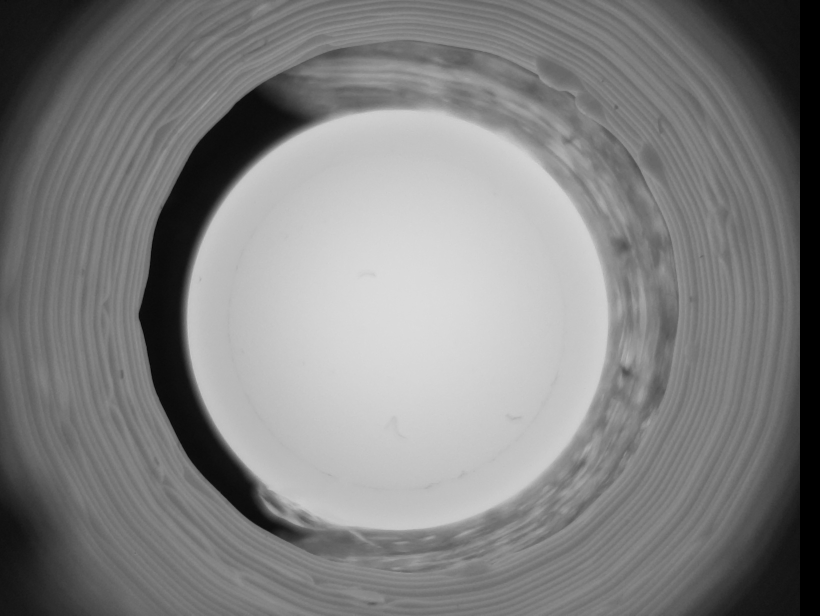
#> input picture camera_adjusting/pellet.jpg, 1640 x 1232 px (shown at 1/2 size)
$ python threshold.py
#> lines starting #> are read from the running program, lines starting #| are printed output that depends on the picture; after the words box and inside, x2 and y2 are one past the last pixel; in counts of white or black regions, pixels touching at a corner belong together
#> further down, original_image is the input picture: shape (1232, 1640); min 0, max 221, mean 128.4
import cv2
import numpy as np
import matplotlib.pyplot as plt
from scipy.stats import norm
import time
from PIL import Image
import io

resolution = (1640, 1232)

pellet_center_mask = np.zeros((resolution[1], resolution[0]), dtype="uint8")
# Initial values for trackbars
initial_x, initial_y, initial_diameter = 775, 700, 400
initial_dev_up, initial_dev_down = 23, 23
threshold_value = 1.5
debug = 1
buf = io.BytesIO()
def nothing(val):
    pass

def update_mask():
    global Csys, Dia, pellet_center_mask
    # Update circle parameters
    Csys = (cv2.getTrackbarPos("Circle_X", "Trackbars"),
            cv2.getTrackbarPos("Circle_Y", "Trackbars"))
    Dia = cv2.getTrackbarPos("Circle_Diameter", "Trackbars")

    # Create a black canvas the size of the camera feed
    pellet_center_mask = np.zeros((resolution[1], resolution[0]), dtype="uint8")

    # Draw a circle based on the trackbar values
    cv2.circle(pellet_center_mask, Csys, Dia, 255, -1)
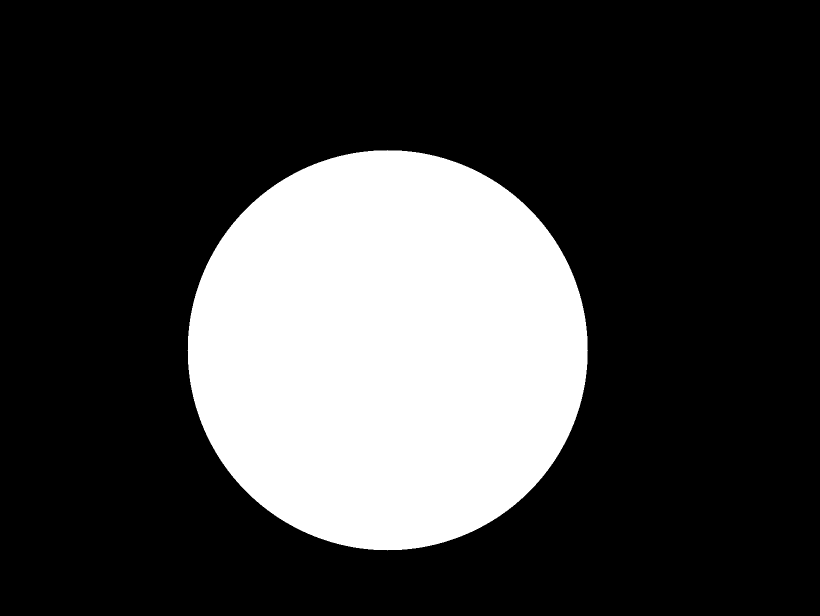
#> pellet_center_mask: shape (1232, 1640) (shown at 1/2 size); 24.9% white; 1 white region, box (x1, y1, x2, y2) and area: (375, 300, 1176, 1101) 502625

def histogram_and_threshold(image, mask):
    global buf
    # Apply the mask to the image
    masked_image = np.ma.array(image, mask=~mask)
    # Convert the masked image to a regular NumPy array for visualization
    masked_image_display = masked_image.filled(fill_value=0).astype(np.uint8)
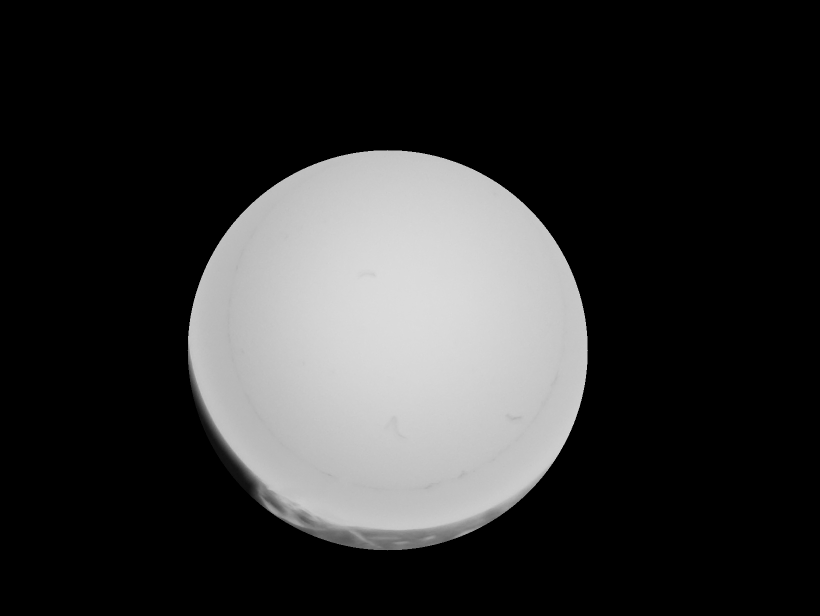
#> masked_image_display: shape (1232, 1640) (shown at 1/2 size); min 0, max 221, mean 48.9
    # Calculate the mean and standard deviation
    mean_value = np.mean(masked_image.compressed())
#> mean_value = 196.5
    std_dev_value = np.std(masked_image.compressed())
#> std_dev_value = 24.43

    std_dev_multiplier_upper = cv2.getTrackbarPos("Threshold_upper", "Trackbars")
    std_dev_multiplier_lower = cv2.getTrackbarPos("Threshold_lower", "Trackbars")

    # Calculate the threshold range
    lower_threshold = mean_value - std_dev_multiplier_lower
#> lower_threshold = 173.5
    upper_threshold = mean_value + std_dev_multiplier_upper
#> upper_threshold = 219.5

        # Your existing code for creating the plot
    plt.clf()

    # Plot the histogram
    plt.hist(masked_image.compressed(), bins=256, range=(0, 255), density=True, alpha=0.6, color='g')

    # Plot the fitted normal distribution
    xmin, xmax = 0, 255
    plt.xlim(xmin, xmax)
    x = np.linspace(xmin, xmax, 100)
    p = norm.pdf(x, mean_value, std_dev_value)
#> p = 100 values, max 0.0163 at index 76, min 1.44e-16 at index 0, mean 0.00385
    plt.plot(x, p, 'k', linewidth=2)

    # Add vertical lines at thresholding points
    plt.axvline(x=lower_threshold, color='r', linestyle='--', label=f'Lower Threshold ({std_dev_multiplier_lower} std dev)')
    plt.axvline(x=upper_threshold, color='r', linestyle='--', label=f'Upper Threshold ({std_dev_multiplier_upper} std dev)')

    # Add labels and title
    plt.title(f'Mean = {mean_value:.2f}, Standard Deviation = {std_dev_value:.2f}')
    plt.xlabel('Pixel Value')
    plt.ylabel('Frequency')

    # Add legend
    plt.legend()

    # Save the plot as "plot.jpg"
    #plt.savefig(f'{picture}_plot.jpg', bbox_inches='tight')

    plt.savefig(buf, format='png')
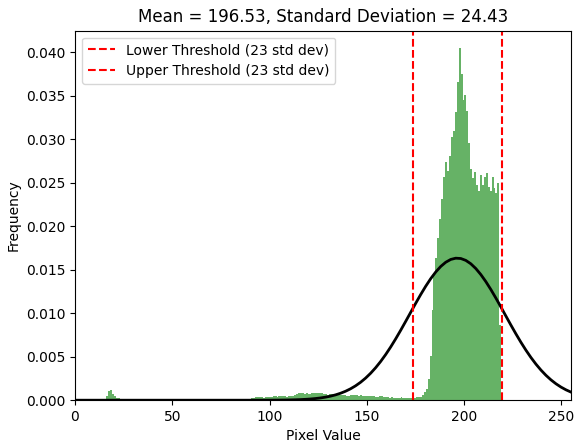
#> figure drawn by matplotlib, 1 panel; tallest bar 0.0405 high, from x = 197.2 to 198.2; curve peaks at x = 195.8, y = 0.0163
    buf.seek(0)
    graph_image_pil = Image.open(buf)
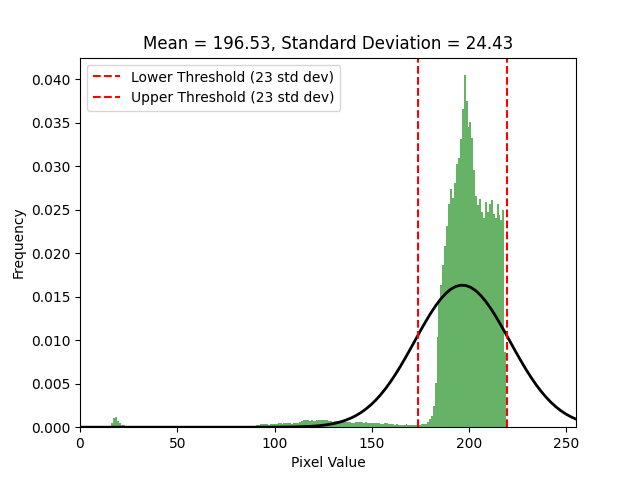
#> graph_image_pil: PIL image 640x480 RGBA; mean R, G, B, A 240.5, 243.5, 239.5, 255

    # Pause for a short time to allow the plot window to update
    plt.pause(0.01)

    # Perform thresholding using mean and standard deviation
    binary_image = ((masked_image >= lower_threshold) & (masked_image <= upper_threshold)).astype(np.uint8) * 255

    # Display the original and thresholded images
    if debug == 1:
        cv2.imshow('Masked image', masked_image_display)
    cv2.imshow('Thresholded Image', binary_image)
    #cv2.imwrite(f"{picture}_processed.jpg", binary_image)
    original_image = cv2.imread(f'{picture}.jpg')
    original_height, original_width = original_image.shape[:2]
#> original_height = 1232; original_width = 1640
    binary_height, binary_width = binary_image.shape[:2]
#> binary_height = 1232; binary_width = 1640

    # For a PIL Image, use the width and height attributes
    graph_width, graph_height = graph_image_pil.width, graph_image_pil.height
#> graph_width = 640; graph_height = 480

    # Calculate the total width and maximum height
    total_width = original_width + binary_width + graph_width
#> total_width = 3920
    max_height = max(original_height, binary_height, graph_height)
#> max_height = 1232
    # Convert NumPy arrays to PIL Images
    original_image_pil = Image.fromarray(original_image)
    binary_image_pil = Image.fromarray(binary_image)

    # Create a new blank image for the composite
    composite_image = Image.new('RGB', (total_width, max_height))
#> composite_image: PIL image 3920x1232 RGB; every value is 0

    # Paste the images into the composite image
    x_offset = 0
    for im in [original_image_pil, binary_image_pil, graph_image_pil]:
        composite_image.paste(im, (x_offset, 0))
        x_offset += im.width
#> this loop made 3 passes
#> x_offset on passes 1 to 3: 1640, 3280, 3920
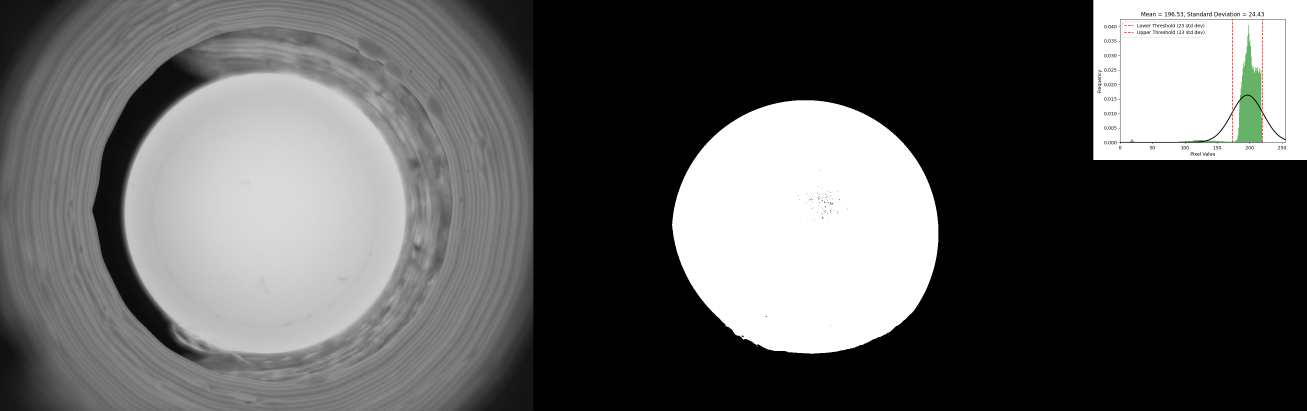
#> composite_image: PIL image 3920x1232 RGB (shown at 1/3 size); mean R, G, B 94.1, 94.3, 94.1
#> after the loop, x_offset = 3920

    # Save the composite image
    composite_image.save(f'{picture}_output.jpg')
    count_black_pixels(binary_image, mask)


def create_trackbars():
    # Set up the window and trackbars
    cv2.namedWindow("Trackbars")

    # Create trackbars with default values
    cv2.createTrackbar("Circle_X", "Trackbars", initial_x, 960, nothing)
    cv2.createTrackbar("Circle_Y", "Trackbars", initial_y, 960, nothing)
    cv2.createTrackbar("Circle_Diameter", "Trackbars", initial_diameter, 500, nothing)
    cv2.createTrackbar("Threshold_upper", "Trackbars", initial_dev_up, 40, nothing)
    cv2.createTrackbar("Threshold_lower", "Trackbars", initial_dev_down, 40, nothing)
    cv2.createTrackbar("Impurity_pixel_amount", "Trackbars", 1000,50000, nothing)

def count_black_pixels(binary_image, mask):
    # Apply the mask to the binary image
    masked_binary_image = cv2.bitwise_and(~binary_image, mask)
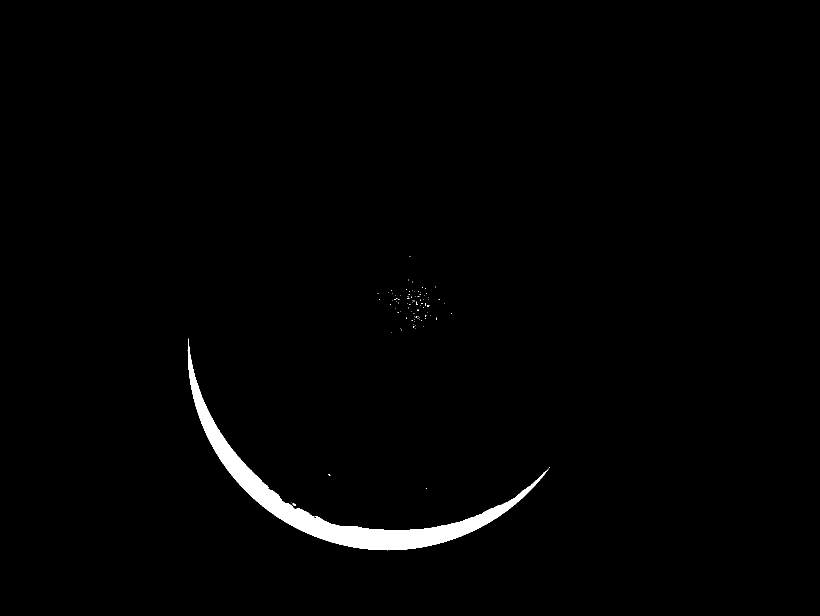
#> masked_binary_image: shape (1232, 1640) (shown at 1/2 size); 1.3% white; 90 white regions (88 under 20 px), largest, box (x1, y1, x2, y2) and area: (375, 677, 1098, 1101) 26789, (585, 1006, 592, 1011) 20
    cv2.imshow("Counting black",masked_binary_image)
    # Count the black pixels (pixel values = 0) inside the masked area
    impurity_pixel_count = np.sum(masked_binary_image == 255)
#> impurity_pixel_count = 27031

    print(f'Impurities: {impurity_pixel_count}')
#| Impurities: 27031
    impurity_threshold = cv2.getTrackbarPos("Impurity_pixel_amount", "Trackbars")
    if impurity_pixel_count > impurity_threshold:
        print("BAD")
    else:
        print("GOOD")

picture = "pellet"
# Create the Trackbars, so the mask can be created
create_trackbars()
# Main loop
try:
    # Load the image
    original_image = cv2.imread(f'{picture}.jpg', cv2.IMREAD_GRAYSCALE)

    # Check if the image is loaded properly
    if original_image is None:
        print("Error loading image. Check the file path and integrity.")

    #original_image = cv2.cvtColor(original_image, cv2.COLOR_BGR2GRAY)
    update_mask()
    histogram_and_threshold(original_image, pellet_center_mask)
finally:
    # Release resources
    cv2.destroyAllWindows()
